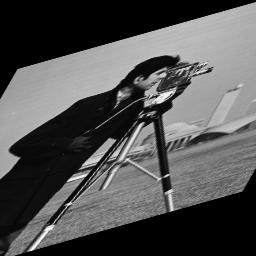
#> input picture Actividades/Actividad_1_Transformaciones_Geometricas/cameraman_processed.png, 256 x 256 px
$ python tarea3.py
#> lines starting #> are read from the running program, lines starting #| are printed output that depends on the picture
### Actividades/Actividad_1_Transformaciones_Geometricas/transformaciones.py
import numpy as np
import cv2

class TransformacionesAfines:
    @staticmethod
    def cizallamiento_horizontal(k=1):
        return np.array([
            [1.0, k, 0],
            [0, 1.0, 0],
            [0, 0, 1.0]
        ])

    # [15 lines left out: functions cizallamiento_vertical, dilatacion_no_uniforme, not called in this run]

    @staticmethod
    def transformacion_opencv(imagen, M, dsize):
        return cv2.warpAffine(imagen, M, dsize)

class TransformacionesEuclideanas(TransformacionesAfines):
    @staticmethod
    def rotacion(angulo, s=1):
        return np.array([
            [s*np.cos(angulo), -s*np.sin(angulo), 0],
            [s*np.sin(angulo), s*np.cos(angulo), 0],
            [0, 0, 1]
        ])

    @staticmethod
    def traslado(x,y):
        return np.array([
            [1, 0, x],
            [0, 1, y],
            [0, 0, 1]
        ])

    @staticmethod
    def afin(angulo=0, x=0, y=0, escala=1):
        return np.array([])

    # [36 lines left out: functions reflexion, transformacion, not called in this run]

### Actividades/Actividad_1_Transformaciones_Geometricas/tarea3.py
import cv2
import numpy as np
from transformaciones import TransformacionesEuclideanas, TransformacionesAfines

np.set_printoptions(precision=3, suppress=True)

print("Prueba NumPy:", np.__version__)

def detectar_click(event, x, y, flags, param):
    if event == cv2.EVENT_LBUTTONDOWN:
        print(f"Poición del cursor (x, y): ({x}, {y})")
        param["clicks"] = param["clicks"] + 1
        param["puntos"].append([x, y])

def obtener_puntos(imagen_vis):
    params = {
        "imagen": imagen_vis,
        "clicks": 0,
        "puntos": []
    }
    cv2.namedWindow("Imagen", cv2.WINDOW_NORMAL)
    cv2.setMouseCallback("Imagen", detectar_click, param=params)
    while True:
        cv2.imshow("Imagen", imagen_vis)
        if cv2.waitKey(1) & 0xFF == ord('q') or params["clicks"] >= 3:
            break
    cv2.destroyWindow("Imagen")
    cv2.waitKey(1)
    return params["puntos"]


ruta = "cameraman_processed.png"
#imagen = cv2.imread(ruta, cv2.IMREAD_GRAYSCALE)
imagen = cv2.imread(ruta)
#> imagen is the input picture: shape (256, 256, 3); min 0, max 251, mean 82.8
h,w = imagen.shape[0:2]
#> h = 256; w = 256

centro_y, centro_x = int(np.floor(h/2)), int(np.floor(w/2))
#> centro_y = 128; centro_x = 128
T1 = TransformacionesEuclideanas.traslado(-centro_x, -centro_y)
#> T1 = [[1, 0, -128], [0, 1, -128], [0, 0, 1]]
T2 = TransformacionesEuclideanas.traslado(centro_x, centro_y)
#> T2 = [[1, 0, 128], [0, 1, 128], [0, 0, 1]]

RN1 = TransformacionesEuclideanas.rotacion(-np.pi/2,1)
TN1 = TransformacionesEuclideanas.traslado(2, 2)
CN1 = TransformacionesAfines.cizallamiento_horizontal(1.025)

T = T2 @ TN1 @ CN1 @ RN1 @ T1

print("\nMatriz compuesta T:")
print(T)
#| [[ -1.025   1.    133.2  ]
#|  [ -1.      0.    258.   ]
#|  [  0.      0.      1.   ]]
imagen_procesada = TransformacionesAfines.transformacion_opencv(imagen, T[:2,:], (w,h))
#> in transformacion_opencv, `return cv2.warpAffine(imagen, M, dsize)`:
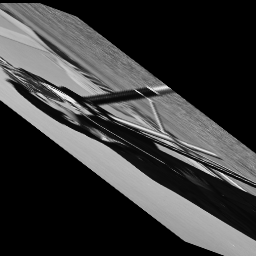
#> returned value: shape (256, 256, 3); min 0, max 243, mean 58.5

puntos_origen = obtener_puntos(imagen).copy()
#> (key q is pressed here)
#> puntos_origen = []
puntos_destino = obtener_puntos(imagen_procesada).copy()
#> (key Esc is pressed here)
#> puntos_destino = []
#> (the run stopped early here; a loop or call above may not have finished)
